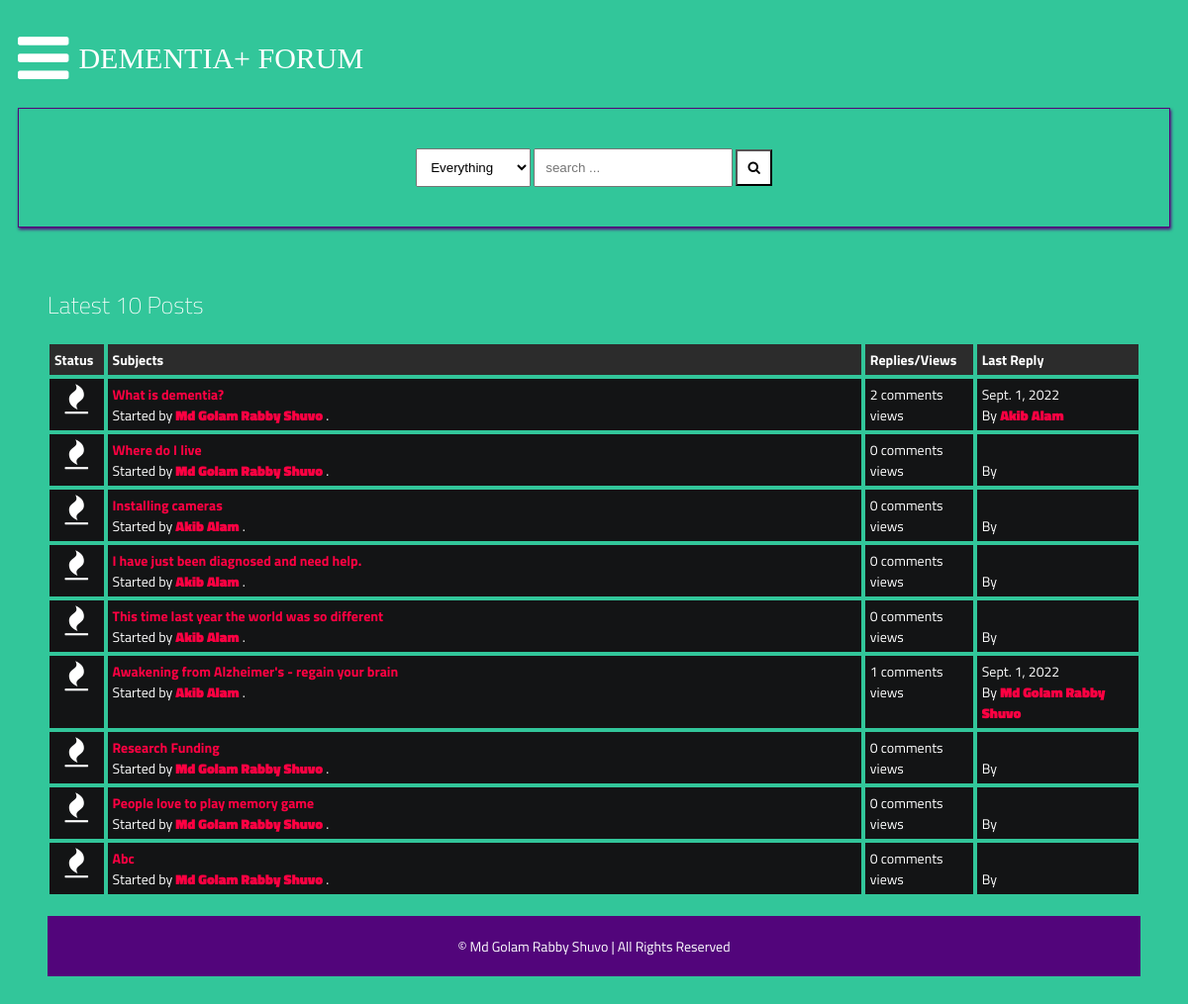
The page /forum/latest_posts on the database its author committed.
### forum/models.py (models this page shows, shortened)
class Post(models.Model):
    title = models.CharField(max_length=400)
    slug = models.SlugField(max_length=400, unique=True, blank=True)
    user = models.ForeignKey(Author, on_delete=models.CASCADE)
    content = HTMLField()
    categories = models.ManyToManyField(Category)
    date = models.DateTimeField(auto_now_add=True)
    approved = models.BooleanField(default=True)
    hit_count_generic = GenericRelation(HitCount, object_id_field='object_pk',
        related_query_name='hit_count_generic_relation'
    )
    tags = TaggableManager()
    comments = models.ManyToManyField(Comment, blank=True)
    closed = models.BooleanField(default=False)
    state = models.CharField(max_length=40, default="zero")
    def get_url(self):
        return reverse("detail", kwargs={
            "slug":self.slug
        })
    @property
    def num_comments(self):
        return self.comments.count()
    @property
    def last_reply(self):
        return self.comments.latest("date")

class Author(models.Model):
    user = models.ForeignKey(User, on_delete=models.CASCADE)
    fullname = models.CharField(max_length=40, blank=False)
    slug = slug = models.SlugField(max_length=400, unique=True, blank=True)
    bio = HTMLField()
    points = models.IntegerField(default=0)
    profile_pic = ResizedImageField(size=[50, 80], quality=100, upload_to="authors", default=None, blank=False, null=True)

class Comment(models.Model):
    user = models.ForeignKey(Author, on_delete=models.CASCADE)
    content = models.TextField()
    date = models.DateTimeField(auto_now_add=True)
    replies = models.ManyToManyField(Reply, blank=True)

### forum/views.py (the view)
# urls.py: path("latest_posts", latest_posts, name="latest_posts"),
def latest_posts(request):
    posts = Post.objects.all().filter(approved=True)[:10]
    context = {
        "posts":posts,
        "title": "Latest 10 Posts"
    }
    return render(request, "forum/latest-posts.html", context)

### templates/forum/latest-posts.html
{% extends 'base.html' %}
{% load hitcount_tags %}
{% block content %}
    <div class="container">
        <div class="navigate">
            <span>Latest 10 Posts</span>
        </div>
        <div class="posts-table">
            <div class="table-head">
                <div class="status">Status</div>
                <div class="subjects">Subjects</div>
                <div class="replies">Replies/Views</div>
                <div class="last-reply">Last Reply</div>
            </div>
            {% for post in posts %}
            <div class="table-row">
                <div class="status"><i class="fa fa-fire"></i></div>
                <div class="subjects">
                    <a href="{{post.get_url}}">{{post.title}}</a>
                    <br>
                    <span>Started by <b><a href="">{{post.user.fullname|title}}</a></b> .</span>
                </div>
                <div class="replies">
                    {{post.num_comments}} comments <br> {% get_hit_count for post %} views
                </div>
                <div class="last-reply">
                    {{post.last_reply.date|date}}
                    <br>By <b><a href="">{{post.last_reply.user.fullname|title}}</a></b>
                </div>
            </div>
            {% endfor %}
        </div>
    {% endblock content %}

### static/styles/forum_styles.css (style rules this page uses)
* { box-sizing: border-box; }
html { font-size: 14px; font-family: 'Titillium Web', sans-serif; background-color:#32c69a; color:#ffffff; }
a { color:#FF0042; font-weight: bolder; text-decoration: none; }
.container { margin: 20px; padding: 20px; }
.table-head { display: flex; }
.table-head div { padding: 5px; margin: 2px; background-color: #2C2C2C; font-weight: bold; }
.table-head .status { flex: 5%; }
.table-head .subjects { flex: 70%; }
.table-head .replies { flex: 10%; }
.table-head .last-reply { flex: 15%; }
.table-row { display: flex; }
.table-row .status, .table-row .subjects, .table-row .replies, .table-row .last-reply { padding: 5px; margin: 2px; background-color: #131415; }
.table-row .status { flex: 5%; font-size: 30px; text-align: center; }
.table-row .subjects { flex: 70%; }
.table-row .replies { flex: 10%; }
.table-row .last-reply { flex: 15%; }
.navigate { margin-block: 20px; font-weight: lighter; font-size: 24px; }

### rows shown on the page
Post: title "What is dementia?", user.fullname "Md Golam Rabby Shuvo", num_comments "2", last_reply "Sept. 1, 2022", last_reply.user.fullname "Akib Alam"
Post: title "Where do I live", user.fullname "Md Golam Rabby Shuvo", num_comments "0"
Post: title "Installing cameras", user.fullname "Akib Alam", num_comments "0"
Post: title "I have just been diagnosed and need help.", user.fullname "Akib Alam", num_comments "0"
Post: title "This time last year the world was so different", user.fullname "Akib Alam", num_comments "0"
Post: title "Awakening from Alzheimer's - regain your brain", user.fullname "Akib Alam", num_comments "1", last_reply "Sept. 1, 2022", last_reply.user.fullname "Md Golam Rabby Shuvo"
Post: title "Research Funding", user.fullname "Md Golam Rabby Shuvo", num_comments "0"
Post: title "People love to play memory game", user.fullname "Md Golam Rabby Shuvo", num_comments "0"
Post: title "Abc", user.fullname "Md Golam Rabby Shuvo", num_comments "0"
